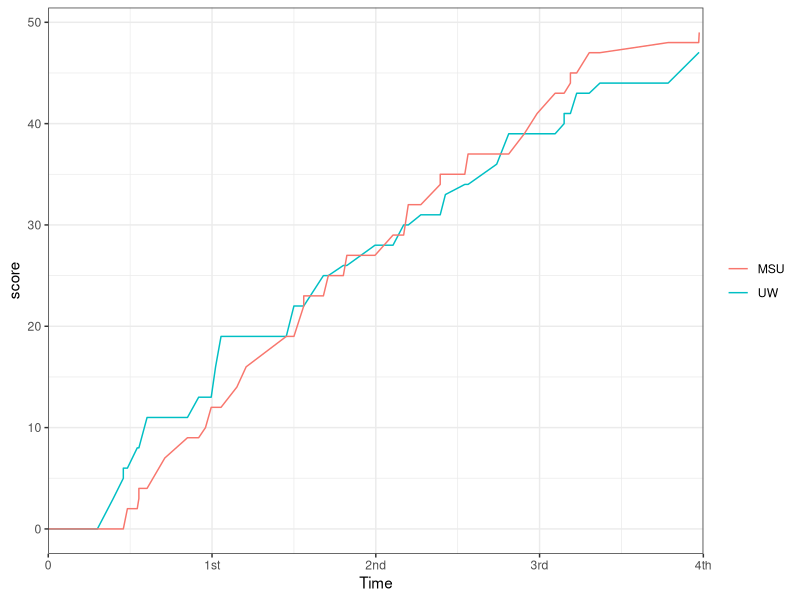

This chart was generated by the following R code: (Note: this script raises an error after producing the figure.)
library(ggplot2)
setwd("/Users/zhuoranyu/Biocomputing_Ex10")
game <-read.table("UWvMSU_1-22-13.txt", header=TRUE, sep="\t", stringsAsFactors=FALSE)

head(game)

#create four new columns to store data
game$UWscore=0
game$MSUscore=0
game$UWsum=0
game$MSUsum=0

#make two columns with only team scores
for (i in 1:nrow(game)){
  if (game$team[i] == "UW"){
    game$UWscore[i]= game$score[i]
    game$UWsum[i]=sum(game$UWscore[1:i])
  } else {
    game$MSUscore[i]= game$score[i]
    game$MSUsum[i]=sum(game$MSUscore[1:i])
  }}

#put the score before in the row when the team is not scoring
for (i in 2:nrow(game)){
  if (game$UWsum[i]==0){
    game$UWsum[i]=game$UWsum[i-1]
  }}

for (i in 2:nrow(game)){
  if (game$MSUsum[i]==0){
    game$MSUsum[i]=game$MSUsum[i-1]
  }}

#add in 0 at the beginning to be more accruate
game[1+nrow(game),] = c(3,0,0,0,0,0,0)
game[1+nrow(game),] = c(2,0,0,0,0,0,0)
game[1+nrow(game),] = c(1,0,0,0,0,0,0)
game[1+nrow(game),] = c(0,0,0,0,0,0,0)

ggplot(game, aes(x= time, y = "")) + 
  geom_line(aes(y = UWsum, col = "UW")) + 
  geom_line(aes(y = MSUsum, col = "MSU"))+
  theme_bw() +
  xlab("Time") +
  ylab("score")+
  theme(legend.title=element_blank())+
  scale_x_continuous(limits = c(0,40),
                     expand = c(0,0),
                     n.breaks = 5,
                     labels = c("0","1st","2nd","3rd","4th"))


guess_my_number <- function(){
  number <-sample(1:100,1) #randomly draw a number from 1-100
  print("I'm thinking of a number 1-100...",quote=F)
  for (i in 1:10){
    guess <- readline(prompt='Guess: ')
    guess <- as.integer(guess)
    if (i < 10 &guess<number){
      print("higher",quote=F)} else
        if (i < 10 &guess>number){
          print("lower",quote=F)} else
            if (i < 10 & guess==number){
              print("correct!",quote=F)
              break}
    if (i == 10 & guess!=number){
      print(c("You used up all your guesses, the number is", number),quote=F)
    }
  }
}

guess_my_number()